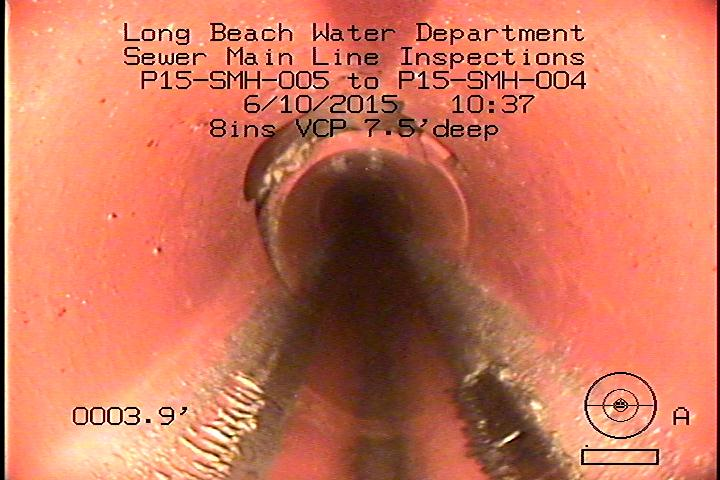
#> input picture v1/data/unprocessed/defect/P15-SMH-005-P15-SMH-004_061015_2375_3.jpg, 720 x 480 px, found by its file name; its folder holds 4 pictures in this run
$ python serialize_test.py   (older library calls are emulated)
#> lines starting #> are read from the running program, lines starting #| are printed output that depends on the picture; pictures that were not available may be replaced by others from this repository, and a replacement may not be noted
### v1/image_process_test.py
import cv2
import numpy as np
import matplotlib.pyplot as plt

import serialize_test as serial

# modify this to fit the size of images that are used for
# training and classifying
END_IMAGE_SIZE = (128, 128)
## END_IMAGE_SIZE1 = (335, 285)
## END_IMAGE_SIZE2 = (326, 202)


# [100 lines left out: functions region_of_interest, color_edges, weighted_img, draw_lines, hough_lines, not called in this run]


def resize(image, size):
    return cv2.resize(image, size)


def grayscale(image):
    return cv2.cvtColor(image, cv2.COLOR_BGR2GRAY)


def crop_image(image, gray=False):
    """Crop an image from range[y, x]"""
    return image[150:318, 60:620, :] if not gray else image[180:365, 20:620]


def flip_image(image):
    return cv2.flip(image, 1)


def normalize(data):
    return (data / 255.0) - 0.5


# [58 lines left out: functions grad, abs_sobel_thresh, binary_out, mag_thresh, direction_thresh, display_image, not called in this run]


def canny(img, thresh=(0,255)):
    gray = cv2.cvtColor(img, cv2.COLOR_BGR2GRAY)
    return cv2.Canny(gray, thresh[0], thresh[1])


# [29 lines left out: functions combine_thresholds, preprocess, not called in this run]


# [2 lines that do not run on import are left out]

### v1/serialize_test.py
import cv2
import numpy as np
import os
import pickle
import time
from sklearn.model_selection import train_test_split

import image_process_test as ip


# [80 lines left out: functions process_before_serialize, serialize_images, load_data, main, not called in this run]
#> in serialize_images, image is the input picture: shape (480, 720, 3); mean B, G, R 92, 117.5, 204.6
#> in crop_image, `return image[150:318, 60:620, :] if not gray else image[180:365, 20:620]`:
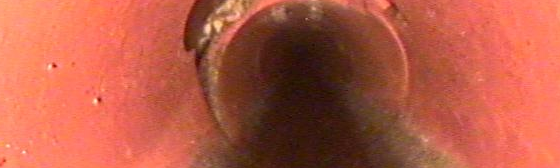
#> returned value: shape (168, 560, 3); mean of channels 0, 1, 2 70, 90.6, 183; drawn as B, G, R
#| 560 168
#> in process_before_serialize, `return cv2.resize(img, ip.END_IMAGE_SIZE)`:
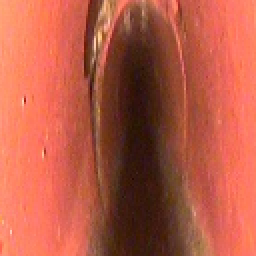
#> returned value: shape (128, 128, 3) (shown 2 times larger); mean of channels 0, 1, 2 69.8, 90.5, 182.9; drawn as B, G, R
#> in flip_image, `return cv2.flip(image, 1)`:
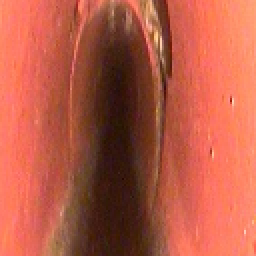
#> returned value: shape (128, 128, 3) (shown 2 times larger); mean of channels 0, 1, 2 69.8, 90.5, 182.9; drawn as B, G, R
#> pass 2 of the loop in serialize_images, `for image in defect_images:`:
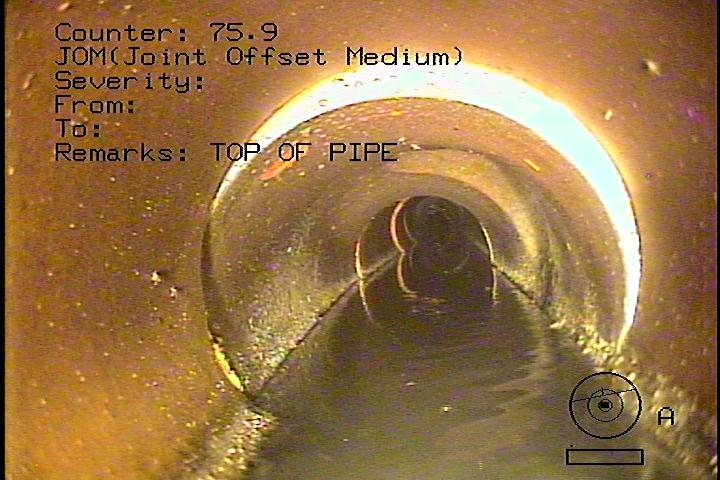
#> input picture v1/data/unprocessed/defect/Q07-SMH-072-Q07-SMH-073_041113_1605_10.jpg, 720 x 480 px, found by its file name
#> in serialize_images, image is the input picture: shape (480, 720, 3); mean B, G, R 69.3, 114.6, 151.9
#| 560 168
#> in process_before_serialize (call 2), `return cv2.resize(img, ip.END_IMAGE_SIZE)`:
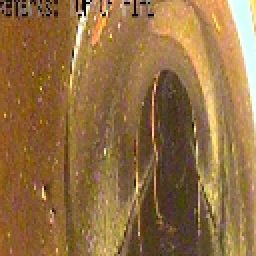
#> returned value: shape (128, 128, 3) (shown 2 times larger); mean of channels 0, 1, 2 67.4, 111.2, 146.3; drawn as B, G, R
#> in flip_image (call 2), `return cv2.flip(image, 1)`:
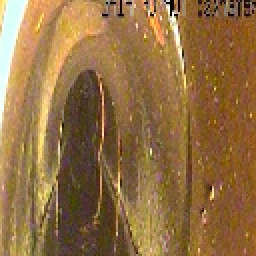
#> returned value: shape (128, 128, 3) (shown 2 times larger); mean of channels 0, 1, 2 67.4, 111.2, 146.3; drawn as B, G, R
#> pass 3 of the loop in serialize_images, `for image in defect_images:`:
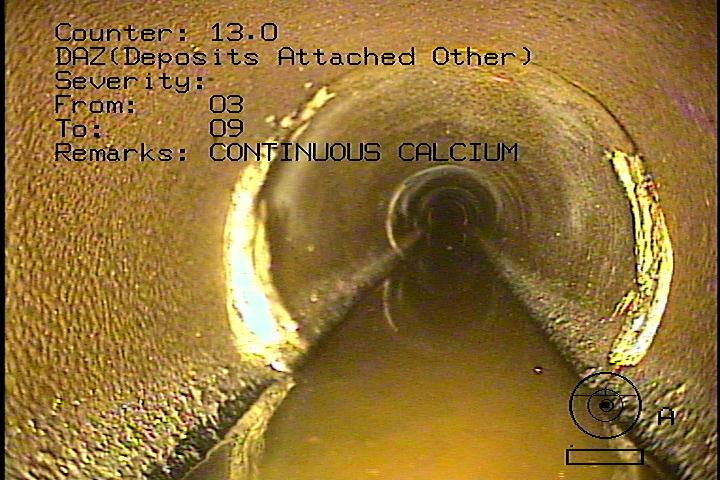
#> input picture v1/data/unprocessed/defect/Q07-SMH-072-Q07-SMH-073_041113_1605_4.jpg, 720 x 480 px, found by its file name
#> in serialize_images, image is the input picture: shape (480, 720, 3); mean B, G, R 55.3, 115.1, 147.5
#| 560 168
#> in process_before_serialize (call 3), `return cv2.resize(img, ip.END_IMAGE_SIZE)`:
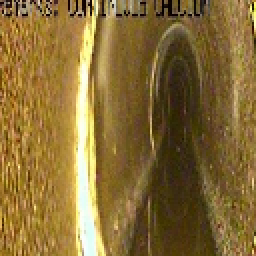
#> returned value: shape (128, 128, 3) (shown 2 times larger); mean of channels 0, 1, 2 54.5, 108.6, 135.5; drawn as B, G, R
#> in flip_image (call 3), `return cv2.flip(image, 1)`:
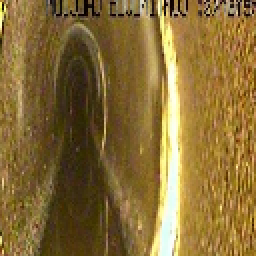
#> returned value: shape (128, 128, 3) (shown 2 times larger); mean of channels 0, 1, 2 54.5, 108.6, 135.5; drawn as B, G, R
#> the loop made 4 passes; the first 3 are shown
#| 560 168


if __name__ == "__main__":
    main()
